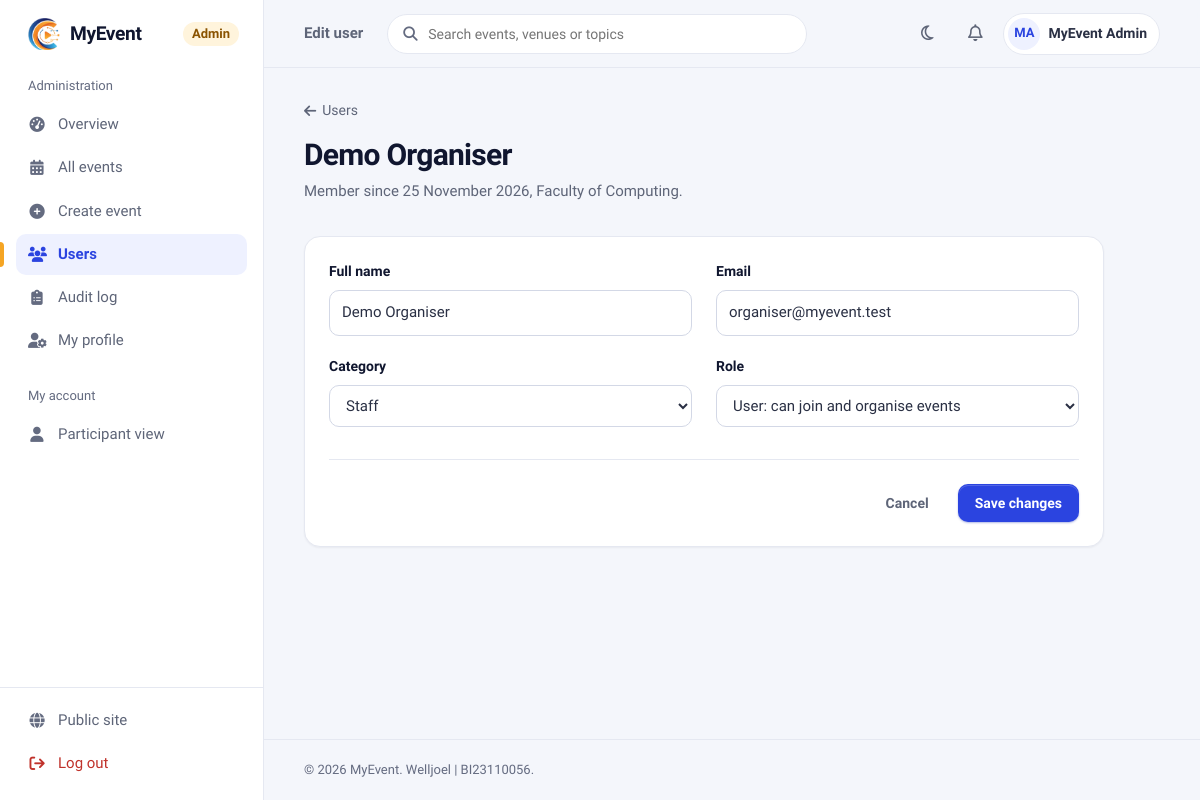
Page /admin/users/edit.php?id=2 (signed in) on the committed database.
### tables this page shows
CREATE TABLE IF NOT EXISTS `users` (
  `user_id` int(11) NOT NULL AUTO_INCREMENT,
  `category` enum('Staff','Student','Public') NOT NULL,
  `name` varchar(255) NOT NULL,
  `email` varchar(255) NOT NULL,
  `phone` varchar(20) DEFAULT NULL,
  `organization` varchar(255) NOT NULL,
  `recommend_events` text DEFAULT NULL,
  `password` varchar(255) NOT NULL,
  `role` enum('Admin','User') NOT NULL DEFAULT 'User',
  `created_at` timestamp NOT NULL DEFAULT current_timestamp(),
  `bio` text DEFAULT NULL,
  `profile_pic` varchar(255) DEFAULT NULL,
  PRIMARY KEY (`user_id`),
  UNIQUE KEY `email` (`email`)
);

### include/security.php (called while the page is built, shortened)
<?php
function e($value): string
{
    return htmlspecialchars((string) ($value ?? ''), ENT_QUOTES | ENT_SUBSTITUTE, 'UTF-8');
}
function current_user_id(): ?int
{
    return isset($_SESSION['user_id']) ? (int) $_SESSION['user_id'] : null;
}

### include/helpers.php (called while the page is built, shortened)
<?php
function avatar_url(?string $file): ?string
{
    return null;
}
function initials(?string $name): string
{
    $parts = preg_split('/\s+/', trim((string) $name)) ?: [];
    $letters = '';
    foreach (array_slice(array_filter($parts), 0, 2) as $p) {
        $letters .= mb_strtoupper(mb_substr($p, 0, 1));
    }
    return $letters ?: '?';
}
function db_all(mysqli $conn, string $sql, string $types = '', array $params = []): array
{
    $stmt = $conn->prepare($sql);
    if ($types !== '') {
        $stmt->bind_param($types, ...$params);
    }
    $stmt->execute();
    $rows = $stmt->get_result()->fetch_all(MYSQLI_ASSOC);
    return $rows;
}
function db_value(mysqli $conn, string $sql, string $types = '', array $params = [])
{
    $stmt = $conn->prepare($sql);
    if ($types !== '') {
        $stmt->bind_param($types, ...$params);
    }
    $stmt->execute();
    $row = $stmt->get_result()->fetch_row();
    return $row[0] ?? null;
}

### admin/users/edit.php (the view, shortened to what this page needs)
<?php
require_once __DIR__ . '/../../config.php';
$id = (int) ($_GET['id'] ?? 0);
$user = db_all($conn, 'SELECT user_id, name, email, phone, organization, category, role, created_at FROM users WHERE user_id = ?', 'i', [$id])[0] ?? null;
$page_title = 'Edit user';
$nav_active = 'admin_users';
$nav_area   = 'admin';
include ROOT_PATH . '/include/layout/app_start.php';
?>
<a class="back-link" href="manage.php"><i class="fa-solid fa-arrow-left"></i> Users</a>
<div class="page-header card-narrow">
    <div>
        <h1><?= e($user['name']) ?></h1>
        <p>Member since <?= e(date('j F Y', strtotime($user['created_at']))) ?><?= $user['organization'] ? ', ' . e($user['organization']) : '' ?>.</p>
    </div>
</div>
<form method="POST" class="card card-narrow">
    <div class="card-body">
        <div class="form-grid">
            <div class="field">
                <label for="u-name">Full name</label>
                <input id="u-name" type="text" name="name" value="<?= e($user['name']) ?>" maxlength="255" required>
            </div>
            <div class="field">
                <label for="u-email">Email</label>
                <input id="u-email" type="email" name="email" value="<?= e($user['email']) ?>" maxlength="255" required>
            </div>
            <div class="field">
                <label for="u-cat">Category</label>
                <select id="u-cat" name="category">
                    <?php foreach (['Student', 'Staff', 'Public'] as $c): ?>
                        <option<?= $user['category'] === $c ? ' selected' : '' ?>><?= $c ?></option>
                    <?php endforeach; ?>
                </select>
            </div>
            <div class="field">
                <label for="u-role">Role</label>
                <select id="u-role" name="role">
                    <option value="User"<?= $user['role'] === 'User' ? ' selected' : '' ?>>User: can join and organise events</option>
                </select>
            </div>
        </div>
        <div class="form-actions">
            <a class="btn btn-ghost" href="manage.php">Cancel</a>
            <button type="submit" class="btn btn-primary">Save changes</button>
        </div>
    </div>
</form>
<?php include ROOT_PATH . '/include/layout/app_end.php'; ?>

### include/layout/app_start.php (shortened to what this page needs)
<?php
$page_title = $page_title ?? APP_NAME;
$nav_active = $nav_active ?? '';
$nav_area   = $nav_area ?? 'user';
$__uid    = current_user_id();
$__me     = db_all($conn, 'SELECT name, profile_pic FROM users WHERE user_id = ?', 'i', [$__uid])[0]
            ?? ['name' => $_SESSION['name'] ?? '', 'profile_pic' => null];
$__unread = (int) db_value($conn, 'SELECT COUNT(*) FROM notifications WHERE user_id = ? AND is_read = 0', 'i', [$__uid]);
$__avatar = avatar_url($__me['profile_pic']);
$u = BASE_URL;
if ($nav_area === 'admin') {
    $nav = [
        'Administration' => [
            'admin_overview' => ['Overview',     'fa-gauge-high',    $u . 'admin/index.php'],
            'admin_events'   => ['All events',   'fa-calendar-days', $u . 'admin/events/manage.php'],
            'admin_create'   => ['Create event', 'fa-circle-plus',   $u . 'admin/events/create.php'],
            'admin_users'    => ['Users',        'fa-users',         $u . 'admin/users/manage.php'],
            'admin_audit'    => ['Audit log',    'fa-clipboard-list', $u . 'admin/audit.php'],
            'admin_profile'  => ['My profile',   'fa-user-gear',     $u . 'admin/profile.php'],
        ],
        'My account' => [
            'dashboard'      => ['Participant view', 'fa-user',      $u . 'users/dashboard.php'],
        ],
    ];
}
$__profileUrl = $nav_area === 'admin' ? $u . 'admin/profile.php' : $u . 'users/profile.php';
?>
<!DOCTYPE html>
<html lang="en">
<head>
    <link rel="stylesheet" href="https://cdnjs.cloudflare.com/ajax/libs/font-awesome/6.5.0/css/all.min.css">
    <link rel="stylesheet" href="<?= e($u) ?>assets/css/app.css?v=10">
</head>
<body class="app">
<aside class="sidebar" id="sidebar" aria-label="Main navigation">
    <a class="sidebar-brand" href="<?= e($u) ?>index.php">
        <img src="<?= e($u) ?>assets/img/logo.png" alt="">
        <?= e(APP_NAME) ?>
        <?php if ($nav_area === 'admin'): ?><small>Admin</small><?php endif; ?>
    </a>
    <nav class="sidebar-nav">
        <?php foreach ($nav as $__group => $__links): ?>
            <div class="sidebar-group">
                <div class="sidebar-group-title"><?= e($__group) ?></div>
                <?php foreach ($__links as $__key => $__l): $__on = $__key === $nav_active; ?>
                    <a class="nav-link<?= $__on ? ' is-active' : '' ?>" href="<?= e($__l[2]) ?>"<?= $__on ? ' aria-current="page"' : '' ?>>
                        <i class="fa-solid <?= e($__l[1]) ?>" aria-hidden="true"></i><?= e($__l[0]) ?>
                    </a>
                <?php endforeach; ?>
            </div>
        <?php endforeach; ?>
    </nav>
    <div class="sidebar-footer">
        <a class="nav-link" href="<?= e($u) ?>index.php"><i class="fa-solid fa-globe" aria-hidden="true"></i>Public site</a>
        <form action="<?= e($u) ?>auth/logout.php" method="POST">
            <button type="submit" class="nav-link is-danger"><i class="fa-solid fa-arrow-right-from-bracket" aria-hidden="true"></i>Log out</button>
        </form>
    </div>
</aside>
<div class="app-shell">
    <header class="topbar">
        <p class="topbar-title"><?= e($page_title) ?></p>
        <form class="topbar-search" action="<?= e($u) ?>browse_events.php" method="GET" role="search">
            <i class="fa-solid fa-magnifying-glass" aria-hidden="true"></i>
            <input id="topbar-q" type="search" name="q" placeholder="Search events, venues or topics">
        </form>
        <div class="topbar-actions">
            <button type="button" class="icon-btn theme-toggle" data-theme-toggle aria-label="Switch to dark theme" title="Switch theme">
                <i class="fa-regular fa-moon" aria-hidden="true"></i><i class="fa-regular fa-sun" aria-hidden="true"></i>
            </button>
            <a class="icon-btn" href="<?= e($u) ?>users/notifications.php" aria-label="Notifications<?= $__unread ? ' (' . $__unread . ' unread)' : '' ?>">
                <i class="fa-regular fa-bell"></i>
            </a>
            <a class="user-chip" href="<?= e($__profileUrl) ?>">
                <?php if ($__avatar): ?>
                    <img class="avatar" src="<?= e($__avatar) ?>" alt="">
                <?php else: ?>
                    <span class="avatar" aria-hidden="true"><?= e(initials($__me['name'])) ?></span>
                <?php endif; ?>
                <span class="user-chip-name"><?= e($__me['name']) ?></span>
            </a>
        </div>
    </header>
    <main class="app-main" id="main">

### rows in the picture
users: name "MA", name "MyEvent Admin"
users: name "Demo Organiser", created_at "25 November 2026", organization "Faculty of Computing", email "organiser@myevent.test", category "Staff", role "User: can join and organise events"

### other values in the picture
APP_NAME "MyEvent"
$__group "Administration"
$__l[0] "Overview"
$__l[0] "All events"
$__l[0] "Create event"
$__l[0] "Users"
$__l[0] "Audit log"
$__l[0] "My profile"
$__group "My account"
$__l[0] "Participant view"
$page_title "Edit user"
